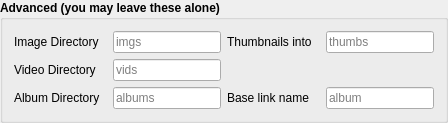
             <widget class="QGroupBox" name="gbAdvanced">
              <property name="sizePolicy">
               <sizepolicy hsizetype="Preferred" vsizetype="Fixed">
                <horstretch>0</horstretch>
                <verstretch>0</verstretch>
               </sizepolicy>
              </property>
              <property name="minimumSize">
               <size>
                <width>0</width>
                <height>0</height>
               </size>
              </property>
              <property name="font">
               <font>
                <family>Arial</family>
                <weight>75</weight>
                <bold>true</bold>
               </font>
              </property>
              <property name="title">
               <string>Advanced (you may leave these alone)</string>
              </property>
              <layout class="QGridLayout" name="gridLayout_17">
               <item row="0" column="3">
                <widget class="QLineEdit" name="edtThumb">
                 <property name="font">
                  <font>
                   <family>Arial</family>
                   <weight>50</weight>
                   <bold>false</bold>
                  </font>
                 </property>
                 <property name="toolTip">
                  <string>&lt;html&gt;&lt;head/&gt;&lt;body&gt;&lt;p&gt;Directory for all images. &lt;/p&gt;&lt;p&gt;&lt;br/&gt;&lt;/p&gt;&lt;p&gt;Inside gallery root if no absolute or relative path is given.&lt;/p&gt;&lt;/body&gt;&lt;/html&gt;</string>
                 </property>
                 <property name="placeholderText">
                  <string>thumbs</string>
                 </property>
                </widget>
               </item>
               <item row="2" column="2">
                <widget class="QLabel" name="label_45">
                 <property name="font">
                  <font>
                   <family>Arial</family>
                   <weight>50</weight>
                   <bold>false</bold>
                  </font>
                 </property>
                 <property name="text">
                  <string>Base link name</string>
                 </property>
                 <property name="buddy">
                  <cstring>edtBaseName</cstring>
                 </property>
                </widget>
               </item>
               <item row="0" column="0">
                <widget class="QLabel" name="label_56">
                 <property name="minimumSize">
                  <size>
                   <width>93</width>
                   <height>0</height>
                  </size>
                 </property>
                 <property name="font">
                  <font>
                   <family>Arial</family>
                   <weight>50</weight>
                   <bold>false</bold>
                  </font>
                 </property>
                 <property name="text">
                  <string>Image Directory</string>
                 </property>
                 <property name="buddy">
                  <cstring>edtThumb</cstring>
                 </property>
                </widget>
               </item>
               <item row="0" column="2">
                <widget class="QLabel" name="label_23">
                 <property name="minimumSize">
                  <size>
                   <width>93</width>
                   <height>0</height>
                  </size>
                 </property>
                 <property name="font">
                  <font>
                   <family>Arial</family>
                   <weight>50</weight>
                   <bold>false</bold>
                  </font>
                 </property>
                 <property name="text">
                  <string>Thumbnails into</string>
                 </property>
                 <property name="buddy">
                  <cstring>edtThumb</cstring>
                 </property>
                </widget>
               </item>
               <item row="2" column="0">
                <widget class="QLabel" name="label_22">
                 <property name="font">
                  <font>
                   <family>Arial</family>
                   <weight>50</weight>
                   <bold>false</bold>
                  </font>
                 </property>
                 <property name="text">
                  <string>Album Directory </string>
                 </property>
                 <property name="buddy">
                  <cstring>edtAlbumDir</cstring>
                 </property>
                </widget>
               </item>
               <item row="2" column="1">
                <widget class="QLineEdit" name="edtAlbumDir">
                 <property name="font">
                  <font>
                   <family>Arial</family>
                   <weight>50</weight>
                   <bold>false</bold>
                  </font>
                 </property>
                 <property name="toolTip">
                  <string>&lt;html&gt;&lt;head/&gt;&lt;body&gt;&lt;p&gt;Directory for all albums. &lt;/p&gt;&lt;p&gt;Inside gallery root if no absolute or relative path is given.&lt;/p&gt;&lt;/body&gt;&lt;/html&gt;</string>
                 </property>
                 <property name="placeholderText">
                  <string>albums</string>
                 </property>
                </widget>
               </item>
               <item row="1" column="2" colspan="2">
                <spacer name="horizontalSpacer_15">
                 <property name="orientation">
                  <enum>Qt::Horizontal</enum>
                 </property>
                 <property name="sizeHint" stdset="0">
                  <size>
                   <width>87</width>
                   <height>20</height>
                  </size>
                 </property>
                </spacer>
               </item>
               <item row="2" column="3">
                <widget class="QLineEdit" name="edtBaseName">
                 <property name="font">
                  <font>
                   <family>Arial</family>
                   <weight>50</weight>
                   <bold>false</bold>
                  </font>
                 </property>
                 <property name="toolTip">
                  <string>&lt;html&gt;&lt;head/&gt;&lt;body&gt;&lt;p&gt;All albums are referred as &amp;lt;base link name&amp;gt;&amp;lt;index number&amp;gt; &lt;br/&gt;not by their album name, which may contain any UTF-8 characters.&lt;/p&gt;&lt;p&gt;Example: the album &lt;span style=&quot; font-style:italic;&quot;&gt;'Őrség&amp;quot;&lt;/span&gt; may be referred as&lt;span style=&quot; font-style:italic;&quot;&gt; album123456.&lt;/span&gt;&lt;/p&gt;&lt;p&gt;&lt;br/&gt;&lt;/p&gt;&lt;/body&gt;&lt;/html&gt;</string>
                 </property>
                 <property name="placeholderText">
                  <string>album</string>
                 </property>
                </widget>
               </item>
               <item row="1" column="0">
                <widget class="QLabel" name="label_8">
                 <property name="font">
                  <font>
                   <family>Arial</family>
                   <weight>50</weight>
                   <bold>false</bold>
                  </font>
                 </property>
                 <property name="text">
                  <string>Video Directory</string>
                 </property>
                </widget>
               </item>
               <item row="0" column="1">
                <widget class="QLineEdit" name="edtImg">
                 <property name="font">
                  <font>
                   <family>Arial</family>
                   <weight>50</weight>
                   <bold>false</bold>
                  </font>
                 </property>
                 <property name="toolTip">
                  <string>&lt;html&gt;&lt;head/&gt;&lt;body&gt;&lt;p&gt;Directory for all images. &lt;/p&gt;&lt;p&gt;Inside gallery root if no absolute or relative path is given.&lt;/p&gt;&lt;/body&gt;&lt;/html&gt;</string>
                 </property>
                 <property name="placeholderText">
                  <string>imgs</string>
                 </property>
                </widget>
               </item>
               <item row="1" column="1">
                <widget class="QLineEdit" name="edtVid">
                 <property name="font">
                  <font>
                   <family>Arial</family>
                   <weight>50</weight>
                   <bold>false</bold>
                  </font>
                 </property>
                 <property name="toolTip">
                  <string>&lt;html&gt;&lt;head/&gt;&lt;body&gt;&lt;p&gt;Directory for all videos. &lt;/p&gt;&lt;p&gt;Inside gallery root if no absolute or relative path is given.&lt;/p&gt;&lt;/body&gt;&lt;/html&gt;</string>
                 </property>
                 <property name="placeholderText">
                  <string>vids</string>
                 </property>
                </widget>
               </item>
              </layout>
             </widget>
